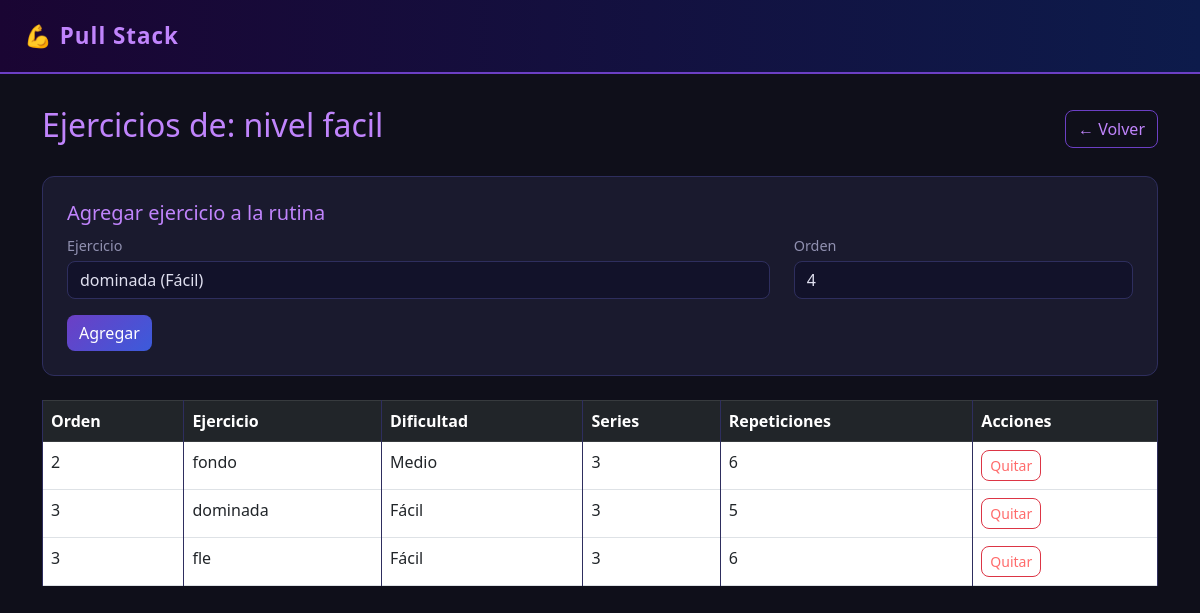
/admin/rutinas/1/ejercicios (signed in), run on the app's committed database.
### models.py (models this page shows)
class Rutina(db.Model):
    id = db.Column(db.Integer, primary_key=True)
    nombre = db.Column(db.String(100), nullable=False)
    nivel = db.Column(db.String(20), nullable=False)  # Principiante, Medio, Avanzado
    descripcion = db.Column(db.Text)
    ejercicios = db.relationship('RutinaEjercicio', backref='rutina', lazy=True)
    encuestas = db.relationship('Encuesta', backref='rutina', lazy=True)

class RutinaEjercicio(db.Model):
    id = db.Column(db.Integer, primary_key=True)
    rutina_id = db.Column(db.Integer, db.ForeignKey('rutina.id'), nullable=False)
    ejercicio_id = db.Column(db.Integer, db.ForeignKey('ejercicio.id'), nullable=False)
    orden = db.Column(db.Integer)
    ejercicio = db.relationship('Ejercicio')

class Ejercicio(db.Model):
    id = db.Column(db.Integer, primary_key=True)
    nombre = db.Column(db.String(100), nullable=False)
    descripcion = db.Column(db.Text)
    nivel_dificultad = db.Column(db.String(20))
    series_sugeridas = db.Column(db.Integer)
    repeticiones_sugeridas = db.Column(db.Integer)
    imagen_url = db.Column(db.String(200))

### app.py (the view)
@app.route('/admin/rutinas/<int:id>/ejercicios')
@login_required
def rutina_ejercicios(id):
    if not current_user.es_admin:
        return redirect(url_for('dashboard_usuario'))
    rutina = Rutina.query.get_or_404(id)
    ejercicios = Ejercicio.query.all()
    return render_template('rutina_ejercicios.html', rutina=rutina, ejercicios=ejercicios)

### app.py (called while the page is built)
@login_manager.user_loader
def load_user(user_id):
    return Usuario.query.get(int(user_id))

### templates/rutina_ejercicios.html (shortened to what this page needs)
{% extends "base.html" %}
{% block content %}
<div class="d-flex justify-content-between align-items-center mb-4">
    <h2>Ejercicios de: {{ rutina.nombre }}</h2>
    <a href="/admin/rutinas" class="btn btn-outline-dark">← Volver</a>
</div>
<div class="card p-4 mb-4">
    <h5>Agregar ejercicio a la rutina</h5>
    <form method="POST" action="/admin/rutinas/{{ rutina.id }}/ejercicios/agregar">
        <div class="row">
            <div class="col-md-8 mb-3">
                <label>Ejercicio</label>
                <select name="ejercicio_id" class="form-control">
                    {% for e in ejercicios %}
                    <option value="{{ e.id }}">{{ e.nombre }} ({{ e.nivel_dificultad }})</option>
                    {% endfor %}
                </select>
            </div>
            <div class="col-md-4 mb-3">
                <label>Orden</label>
                <input type="number" name="orden" class="form-control" value="{{ rutina.ejercicios|length + 1 }}">
            </div>
        </div>
        <button type="submit" class="btn btn-dark">Agregar</button>
    </form>
</div>
<table class="table table-bordered">
    <thead class="table-dark">
        <tr>
            <th>Orden</th>
            <th>Ejercicio</th>
            <th>Dificultad</th>
            <th>Series</th>
            <th>Repeticiones</th>
            <th>Acciones</th>
        </tr>
    </thead>
    <tbody>
        {% for re in rutina.ejercicios %}
        <tr>
            <td>{{ re.orden }}</td>
            <td>{{ re.ejercicio.nombre }}</td>
            <td>{{ re.ejercicio.nivel_dificultad }}</td>
            <td>{{ re.ejercicio.series_sugeridas }}</td>
            <td>{{ re.ejercicio.repeticiones_sugeridas }}</td>
            <td>
                <a href="/admin/rutinas/{{ rutina.id }}/ejercicios/quitar/{{ re.id }}"
                   class="btn btn-sm btn-outline-danger"
                   onclick="return confirm('¿Quitar este ejercicio?')">Quitar</a>
            </td>
        </tr>
        {% endfor %}
    </tbody>
</table>
{% endblock %}

### templates/base.html (style rules this page uses)
body { background-color: #0f0f1a; color: #e0e0f0; font-family: 'Segoe UI', sans-serif; }
.card { background-color: #1a1a2e; border: 1px solid #2e2e5e; border-radius: 12px; color: #e0e0f0; }
.table { color: #e0e0f0; }
.table-dark { background: linear-gradient(90deg, #1a0533, #0d1b4b) !important; }
.table-bordered td, .table-bordered th { border-color: #2e2e5e; }
.btn-dark { background: linear-gradient(135deg, #6c3fc5, #3b5bdb); border: none; border-radius: 8px; color: white; font-weight: 500; }
.btn-outline-dark { border: 1px solid #6c3fc5; color: #c084fc; border-radius: 8px; }
.btn-outline-danger { border: 1px solid #dc3545; color: #ff6b6b; border-radius: 8px; }
.form-control, .form-select { background-color: #12122a; border: 1px solid #2e2e5e; color: #e0e0f0; border-radius: 8px; }
label { color: #9090b0; font-size: 0.9rem; margin-bottom: 4px; }
h2, h4, h5 { color: #c084fc; }

### data on the page
Rutina: nombre "nivel facil"
RutinaEjercicio: orden "2", ejercicio.nombre "fondo", ejercicio.nivel_dificultad "Medio", ejercicio.series_sugeridas "3", ejercicio.repeticiones_sugeridas "6"
RutinaEjercicio: orden "3", ejercicio.nombre "dominada", ejercicio.nivel_dificultad "Fácil", ejercicio.series_sugeridas "3", ejercicio.repeticiones_sugeridas "5"
RutinaEjercicio: orden "3", ejercicio.nombre "fle", ejercicio.nivel_dificultad "Fácil", ejercicio.series_sugeridas "3", ejercicio.repeticiones_sugeridas "6"

### other printed values
form field ejercicio_id "dominada (Fácil)"
